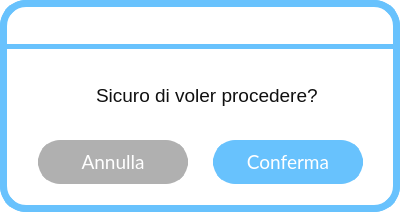
<?xml version="1.0" encoding="UTF-8"?>
<ui version="4.0">
 <class>MainWindow</class>
 <widget class="QMainWindow" name="MainWindow">
  <property name="geometry">
   <rect>
    <x>0</x>
    <y>0</y>
    <width>400</width>
    <height>212</height>
   </rect>
  </property>
  <property name="cursor">
   <cursorShape>ArrowCursor</cursorShape>
  </property>
  <property name="windowTitle">
   <string>MainWindow</string>
  </property>
  <property name="styleSheet">
   <string notr="true">QWidget{
background:rgb(255, 255, 255);
border-radius:26px;
border-color:rgb(104, 194, 253);
border-style: solid;
border-width:7;
}
QLabel{
border-width:0;
font: 20pt &quot;Lato Light&quot;;
}
QLineEdit{
border-width:0;
font: 14pt &quot;Lato Light&quot;;
}
QComboBox{
border-width:0;
font: 14pt &quot;Lato Light&quot;;
}
QAbstractItemView {
    border: 3px solid  rgb(104, 194, 253);  
border-radius:8px;
  selection-background-color:  rgb(104, 194, 253);
margin:-2px;
text-align:center;
border-width:5;
}</string>
  </property>
  <widget class="QWidget" name="centralwidget">
   <widget class="QLabel" name="label">
    <property name="geometry">
     <rect>
      <x>0</x>
      <y>44</y>
      <width>641</width>
      <height>5</height>
     </rect>
    </property>
    <property name="styleSheet">
     <string notr="true">background-color:rgb(104, 194, 253);</string>
    </property>
    <property name="text">
     <string/>
    </property>
   </widget>
   <widget class="QLabel" name="label_3">
    <property name="geometry">
     <rect>
      <x>20</x>
      <y>10</y>
      <width>181</width>
      <height>31</height>
     </rect>
    </property>
    <property name="cursor">
     <cursorShape>SizeAllCursor</cursorShape>
    </property>
    <property name="styleSheet">
     <string notr="true">color: rgba(255, 255, 255,0);
background-color:rgba(255, 255, 255,0);</string>
    </property>
    <property name="text">
     <string/>
    </property>
   </widget>
   <widget class="QPushButton" name="annullaButton">
    <property name="geometry">
     <rect>
      <x>38</x>
      <y>140</y>
      <width>150</width>
      <height>44</height>
     </rect>
    </property>
    <property name="font">
     <font>
      <family>Lato</family>
      <pointsize>14</pointsize>
      <weight>50</weight>
      <italic>false</italic>
      <bold>false</bold>
     </font>
    </property>
    <property name="cursor">
     <cursorShape>PointingHandCursor</cursorShape>
    </property>
    <property name="autoFillBackground">
     <bool>false</bool>
    </property>
    <property name="styleSheet">
     <string notr="true">QPushButton{
 background-color:rgb(176, 176, 176);
 border-color: rgb(176, 176, 176);
 border-style: solid;
 border-radius:22px;
color: rgb(255, 255, 255);
font: 14pt &quot;Lato&quot;;
}

QPushButton::hover{


	border-color : rgb(176, 176, 176);
	color: white;
border-width:0;
}

QPushButton::pressed{
	border-color:rgb(176, 176, 176);
	border-width:4;
	background-color : white;
	color:rgb(176, 176, 176);
}
</string>
    </property>
    <property name="text">
     <string>Annulla</string>
    </property>
   </widget>
   <widget class="QPushButton" name="confermaButton">
    <property name="geometry">
     <rect>
      <x>213</x>
      <y>140</y>
      <width>150</width>
      <height>44</height>
     </rect>
    </property>
    <property name="font">
     <font>
      <family>Lato</family>
      <pointsize>14</pointsize>
      <weight>50</weight>
      <italic>false</italic>
      <bold>false</bold>
     </font>
    </property>
    <property name="cursor">
     <cursorShape>PointingHandCursor</cursorShape>
    </property>
    <property name="autoFillBackground">
     <bool>false</bool>
    </property>
    <property name="styleSheet">
     <string notr="true">QPushButton{
 background-color:rgb(104, 194, 253);
 border-style: solid;
 border-radius:22px;
color: rgb(255, 255, 255);
font: 14pt &quot;Lato&quot;;
}

QPushButton::hover{


	border-color : rgb(15, 138, 204);
	color: white;
border-width:0;
}

QPushButton::pressed{
	border-color:rgb(104, 194, 253);
	border-width:4;
	background-color : white;
	color:rgb(104, 194, 253);
}
</string>
    </property>
    <property name="text">
     <string>Conferma</string>
    </property>
   </widget>
   <widget class="QLabel" name="messaggioLabel">
    <property name="geometry">
     <rect>
      <x>96</x>
      <y>70</y>
      <width>281</width>
      <height>51</height>
     </rect>
    </property>
    <property name="styleSheet">
     <string notr="true">left: 849px;
background-color: rgba(255, 255, 255,0);
top: 359px;
width: 212px;
height: 24px;
color: rgba(16, 16, 16);
font-size: 19px;
text-align: center;

</string>
    </property>
    <property name="text">
     <string>Sicuro di voler procedere?</string>
    </property>
    <property name="alignment">
     <set>Qt::AlignLeading|Qt::AlignLeft|Qt::AlignVCenter</set>
    </property>
    <property name="wordWrap">
     <bool>true</bool>
    </property>
   </widget>
   <widget class="QLabel" name="label_2">
    <property name="geometry">
     <rect>
      <x>39</x>
      <y>70</y>
      <width>48</width>
      <height>48</height>
     </rect>
    </property>
    <property name="styleSheet">
     <string notr="true">background-color: rgba(255, 255, 255,0);</string>
    </property>
    <property name="text">
     <string/>
    </property>
    <property name="pixmap">
     <pixmap resource="res/res.qrc">:/icons/warning_FILL1_wght600_GRAD200_opsz48_risultato.png</pixmap>
    </property>
    <property name="scaledContents">
     <bool>true</bool>
    </property>
   </widget>
  </widget>
 </widget>
 <resources>
  <include location="res/res.qrc"/>
 </resources>
 <connections/>
</ui>
